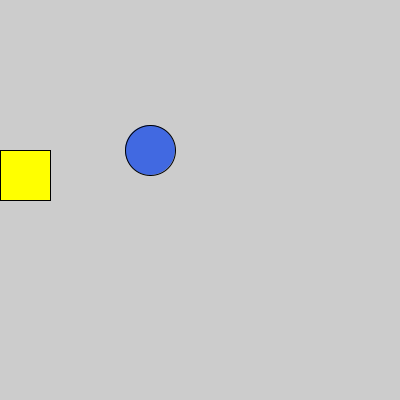
Frame 1 (no input)
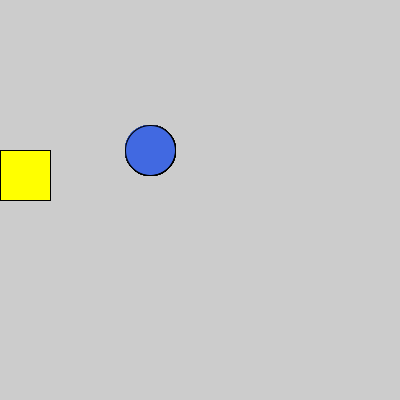
Frame 60 (the mouse pressed at the canvas centre just before this capture)
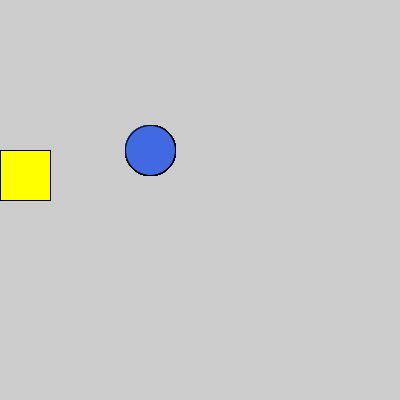
Frame 120 (the mouse held since frame 60 and released just before this capture)

The Processing sketch that drew these frames (run headless with seeded random() and noise(); from frame 60 on, the mouse is pressed at the canvas centre):

// Processing sketch: circles_squares
// ── circles_squares.pde
void setup() {
  size(400, 400);
}

void draw() {
   fill (255, 255, 0);
  rect (0,150,50,50);
 
fill (65,105,225);
  ellipse (150, 150, 50, 50);
 
}
